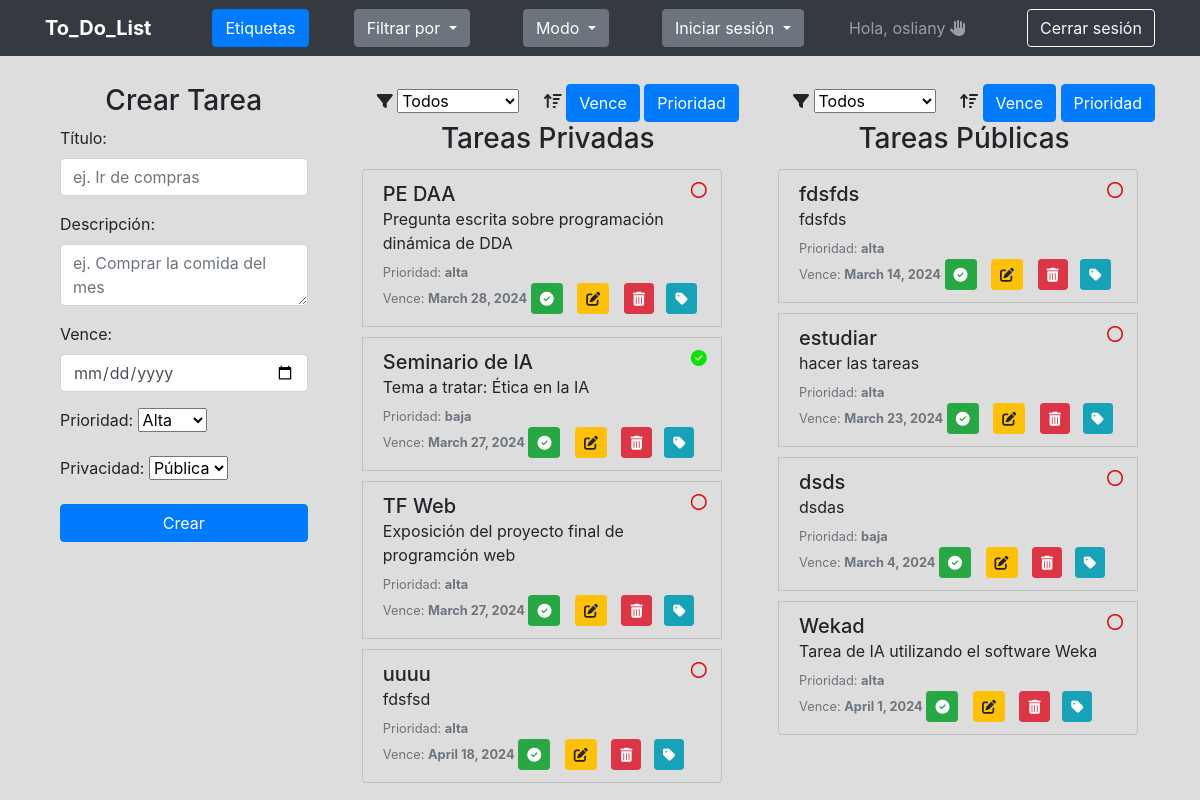
Page /tasks/list (signed in) on the earlier database version.
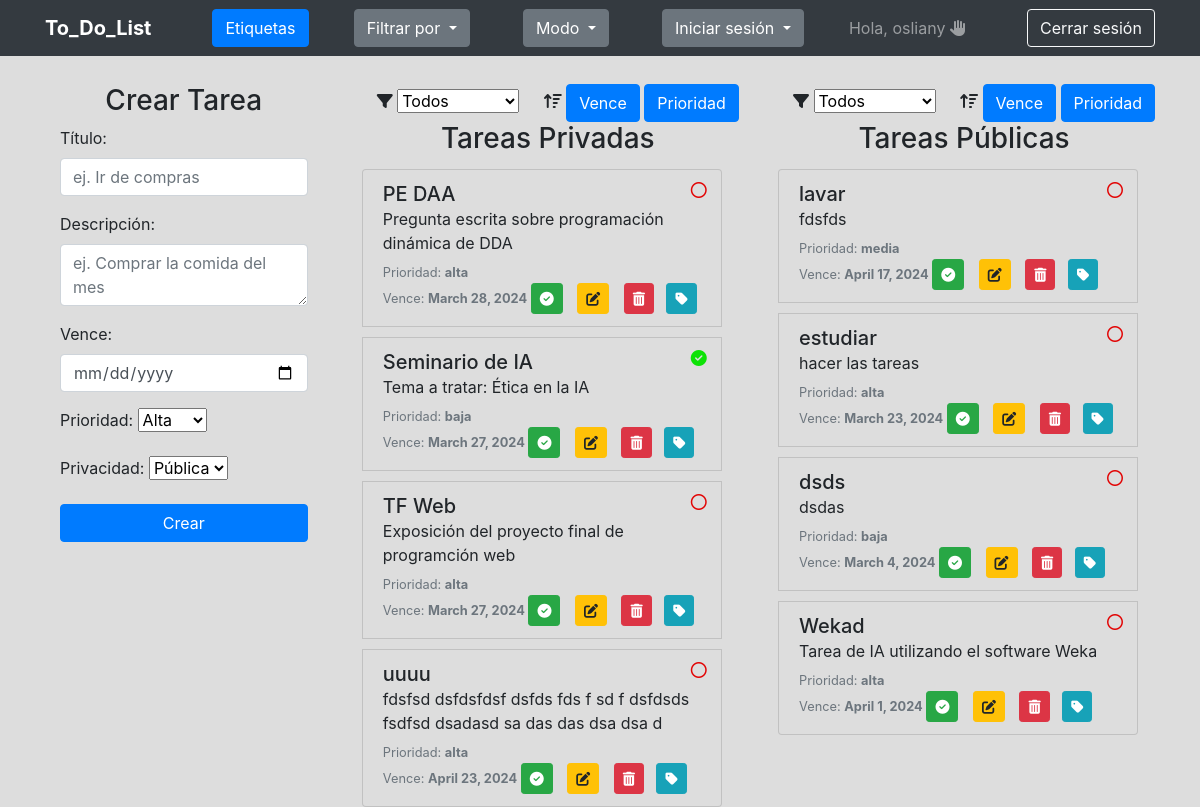
Same page on the later database version.
### app/models.py (models this page shows, shortened)
class Task(models.Model):
    titulo = models.CharField(max_length = 30)
    descripcion = models.TextField()
    prioridad = models.CharField(max_length = 10, choices=OPCIONES)
    estado = models.BooleanField(default = False)
    is_public = models.BooleanField(default = False)
    vence = models.DateField(null = True)
    created = models.DateTimeField(auto_now_add=True)
    autor = models.ForeignKey(User, on_delete = models.CASCADE)

### app/views_class.py (the view, shortened to what this page needs)
# urls.py: path("list", views_class.list.as_view(), name = "list"),
class list(APIView):
    def get(self, request):
        tags = Tag.objects.all()
        public = Task.objects.filter(is_public = True)
        private = Task.objects.filter(autor = request.user, is_public = False)
        form = TaskForm()
        context = {
            "public" : public,
            "private" : private,
            "tags" : tags,
            "form": form,
        }
        return render(request, "app/index.html", context)

### app/forms.py
class TaskForm(forms.ModelForm):
    class Meta:
        model = Task
        fields = ["titulo", "descripcion", "prioridad", "vence", "is_public"]

### app/templates/app/index.html (shortened to what the changed rows need)
<!DOCTYPE html>
<html lang="es">
<head>
    {% load static %}
    <link href="{% static 'app/bootstrap-4.3.1-dist/css/bootstrap.min.css' %}" rel="stylesheet">
    <link rel="stylesheet" href="{% static 'app/css/style8.css' %}">
    <link rel="stylesheet" href="{% static 'app/font-awesome/css/all.css' %}">
</head>
<body>
    <main class="container mt-4" id="main">
        <div id="tareas">
            <div id="taskList" class="list-group">
                {% for i in private %}
                <div class="list-group-item" data-titulo="{{i.titulo}}" data-descripcion="{{i.descripcion}}" data-due-date="{{ i.vence }}" data-priority="{{ i.prioridad }}" data-completed="{{i.estado}}"
                    data-id="{{ i.id }}">
                    <h5 class="mb-1 title-list inline">{{ i.titulo }}</h5>
                    {% if i.estado %}
                    <i class="fas fa-check-circle completed"></i>
                    {% else %}
                    <i class="far fa-circle no-completed"></i>
                    {% endif %}
                    <p class="mb-1">{{ i.descripcion }}</p>
                    <small class="text-muted">Prioridad: <b>{{ i.prioridad }}</b> </small>
                    <br>
                    <small class="text-muted">Vence: <b>{{ i.vence }}</b> </small>
                    <button onclick="completar({{i.id}})" class="btn btn-sm btn-success float-end complete-btn"><i
                            class="fas fa-check-circle"></i></button>
                    <button type="button" onclick="actualizar({{i.id}})" class="margen btn btn-sm btn-warning float-end edit-btn"><i
                        class="fas fa-edit"></i></button>
                    <button onclick="eliminar({{i.id}})" class="btn btn-sm btn-danger float-end delete-btn"><i
                        class="fas fa-trash-alt"></i></button>
                    <a href={% url 'tags_task' i.id %} class="btn btn-sm btn-info float-end ml-2"><i
                       class="fas fa-tag"></i></a>
                </div>
                {% endfor %}
            </div>
        </div>
        <div id="tareas-public">
            <div id="taskList-public" class="list-group">
                {% for i in public %}
                <div class="list-group-item" data-titulo="{{i.titulo}}" data-descripcion="{{i.descripcion}}" data-due-date="{{ i.vence }}" data-priority="{{ i.prioridad }}" data-completed="{{i.estado}}"
                    data-id="{{ i.id }}">
                    <h5 class="mb-1 title-list inline">{{ i.titulo }}</h5>
                    {% if i.estado %}
                        <i class="fas fa-check-circle completed"></i>
                    {% else %}
                        <i class="far fa-circle no-completed"></i>
                    {% endif %}
                    <p class="mb-1">{{ i.descripcion }}</p>
                    <small class="text-muted">Prioridad: <b>{{ i.prioridad }}</b> </small>
                    <br>
                    <small class="text-muted">Vence: <b>{{ i.vence }}</b> </small>
                    <button onclick="completar({{i.id}})" class="btn btn-sm btn-success float-end complete-btn"><i
                            class="fas fa-check-circle"></i></button>
                    <button onclick="actualizar({{i.id}})" class="margen btn btn-sm btn-warning float-end edit-btn"><i
                            class="fas fa-edit"></i></button>
                    <button onclick="eliminar({{i.id}})" class="btn btn-sm btn-danger float-end delete-btn"><i
                            class="fas fa-trash-alt"></i></button>
                    <a href={% url 'tags_task' i.id %} class="btn btn-sm btn-info float-end ml-2"><i
                            class="fas fa-tag"></i></a>
                </div>
                {% endfor %}
            </div>
        </div>
    </main>
</body>
</html>

Differences in the rows shown:
changed Task "uuuu": descripcion "fdsfsd" → "fdsfsd dsfdsfdsf dsfds fds f sd f dsfdsds fsdfsd dsadasd sa das das dsa dsa d"; vence "April 18, 2024" → "April 23, 2024"
changed Task "fdsfds": titulo "fdsfds" → "lavar"; prioridad "alta" → "media"; vence "March 14, 2024" → "April 17, 2024"
